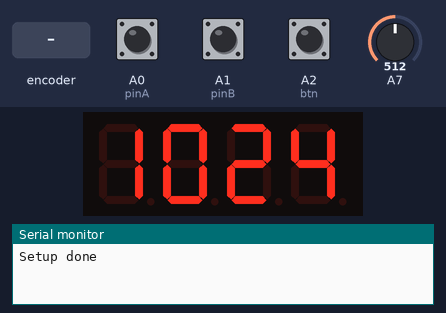
Bench run of a sketch on a simulated Arduino Nano, built with avr-gcc and run on an emulated ATmega328P. On the bench: 4-digit seven-segment display, the last lines printed to the serial monitor. The inputs (shaded band) are chosen by the test bench; at power-on: A2 (btn) HIGH, A0 (pinA) HIGH, A1 (pinB) HIGH, A7 = 512. The local clock reads 2024-03-15 10:24:30 at power-on unless the sketch sets it.

Above: at 1.2 s.
1.3 s: A2 (btn) pulled LOW for 3.2 s
At 2.42 s:
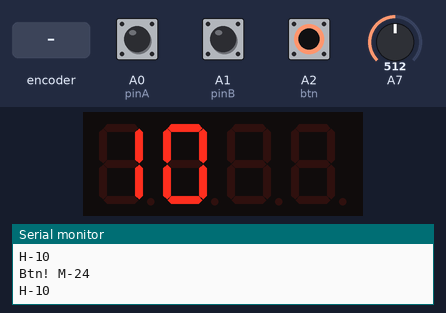
6.0 s: A2 (btn) pulled LOW for 0.15 s
At 7.3 s:
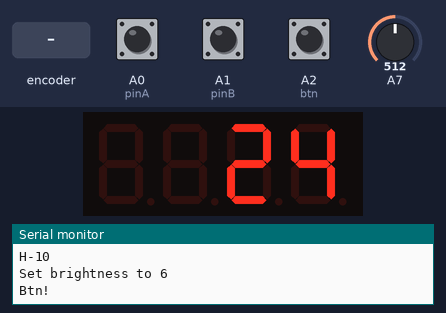
9.1 s: rotary encoder on A0 (pinA) / A1 (pinB) turned 1 step (first pin leading)
At 9.4 s:
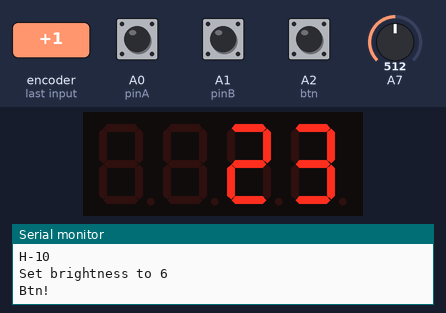
12.3 s: rotary encoder on A0 (pinA) / A1 (pinB) turned 1 step (first pin leading)
At 13.0 s:
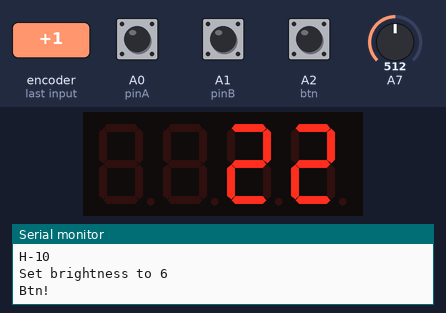
Timing chart, 0 to 15.3 s (numbered marks = the images above; inputs shaded):
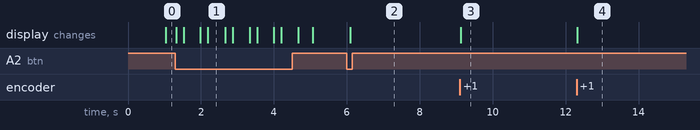

Measured:
- after the input at 1.3 s, the display: first changes at once (image 1 shows a later state)
- what the display in image 1 shows lasts 0.5 s, from 2.2 s to 2.7 s

The sketch:

clock.ino
```cpp
#include <Arduino.h>
#include <DS3231.h>
#include <Wire.h>

#include "simple_encoder.h"
#include "moving_average.h"
#include "display_tm1637.h"


#define LOW_BR   2
#define LOW_T   50   //предел освешенности для минимальной яркости
#define MED_BR   4
#define MED_T  200   //предел освешенности для средней яркости
#define HIGH_BR  7
#define BR_DELAY 5000 //Меняем яркость не чаще чем раз в  5 sec

#define DEBOUNCE 200
#define TIMEOUT 4000  //Таймаут при настройке часов. Если энкодер перестали крутить, то возращаемся в показ времени через 4 сек
DS3231 Clock;


#define SZ 32  //Усредняем по SZ значениям яркости
avrgData_t avdata;
byte buf[SZ];

//Change 2 digit value using encoder and shows it on display
//return 0 on timeout
//return 1 on button press
byte SetVal(byte &val, byte max, byte pos)
{
  uint32_t t_start = millis();
  uint32_t last_change = t_start;
  byte timeout = 0;
  set_encoder_limits(0, max, true);
  set_encoder(val);
  int16_t oldEnc = val;
  DisplayShow2Digits(val,pos);

  while (1)
  {
    int16_t  newEnc = get_encoder();
    if (oldEnc != newEnc)
    {
      oldEnc = newEnc;
      last_change = millis();
      DisplayShow2Digits(newEnc,pos);
    }
    if ((millis() - t_start) > DEBOUNCE)
    {
      val = byte(newEnc);
      if (encoder_button())  return 1;
      if (((millis() - last_change)) > TIMEOUT) return 0;
    }
  }
}

int8_t GetBrightness()
{
  byte b = analogRead(A7)>>2; //
  b = GetNextAvrg(&avdata,b);
  if (b<LOW_T) return LOW_BR;
  if (b<MED_T) return MED_BR;
  return HIGH_BR;
}
void SetBrightness(byte br)
{
  static byte current = HIGH_BR;
  static uint32_t lastUpdate = 0;
  if (((millis() - lastUpdate) < BR_DELAY) || br == current) return;
  if (current < br) ++current;
  if (current > br) --current;
  DisplaySetBrightness(current);
  lastUpdate = millis();
  Serial.println((String) "Set brightness to " + current);
}

void setup()
{
  Serial.begin(115200);
  Serial.print("Setup");
  Wire.begin();
  init_encoder(0, 0, 60, true);
  Timer1.initialize(1000);            //Настраиваем таймер на прерывания раз в миллисекунду
  Timer1.attachInterrupt(do_encoder); //Для обслуживания энкодера
  DisplaySetBrightness(HIGH_BR);
  avdata.buf = buf;
  InitAvrg(&avdata,SZ);
  Serial.println(" done");
}

void loop()
{
  static bool dots = false;
  static byte prev_s = 0;
  bool h12, PM;
  //Получаем время из RTC
  byte s = Clock.getSecond();
  byte m = Clock.getMinute();
  byte h = Clock.getHour(h12, PM);
  if (h12 && PM) h += 12;  //если 12 часовой формат, то переводи в 24 часовой

  //раз в секунду выводим время на дисплей
  if (prev_s != s)
  {
    prev_s = s;
    dots = ! dots; //зажигаем двоеточие каждую вторую секунду
    DisplayShowTime(h,m,dots);
  }

  //проверяем нажата ли кнопка на энкодере
  if (encoder_button())
  {
    Serial.print((String)"Btn! ");
    byte ret = SetVal(m, 60, 2); //Получаем новое значение для минут
    Clock.setMinute(m);          //Сохраняем его в RTC
    Serial.println((String)"M-" + m);
    if (ret)                     //Eсли кнопка была нажата сразу после установки минут, то настраиваем часы,
    {                            //а если не была, то после установки минут по таймауту продолжаем показывать время
      SetVal(h, 24, 0);          //Получаем новое значение часв
      Serial.println((String)"H-" + h);
      Clock.setHour(h);          //Сохраняем его в RTC
      delay(DEBOUNCE);  //для устранения дребезга
    }
  }
  SetBrightness(GetBrightness());
  delay(50);
}
```

display_tm1637.h
```cpp
#include <TM1637Display.h>

// Display Module connection pins (Digital Pins)
#define CLK 5
#define DIO 4

TM1637Display display(CLK, DIO);

void DisplaySetBrightness(byte br)
{
  display.setBrightness(br);
}
void DisplayShowTime(byte h, byte m, bool dots)
{
  uint16_t dtime = uint16_t (h) * 100 + m; //сдвигаем часы на 2 десятичные позиции влево, а в 2 правые позиции добавляем минуты
  byte dts = 0;
  if (dots) dts = 0b01000000;
  byte leading_zero = 0;
  if (!h) leading_zero = 1; //делаем так, что бы 0 часов отображалось как 00:
  display.showNumberDecEx(dtime, dts, leading_zero, 4, 0);
}

//Показываем 2 цифры начиная с позиции pos. 0 - самая левая
void DisplayShow2Digits(byte val, byte pos)
{
  display.clear();
  display.showNumberDec(val, false, 2, pos);
}
```

moving_average.h
```cpp
#ifndef MOVING_AVERAGE
#define MOVING_AVERAGE

typedef struct AvrgData
{
  uint8_t  head;
  uint8_t  tail;
  uint8_t  num;
  uint16_t sum;
  uint8_t  bufSz;
  uint8_t  *buf;   //caller must allocate data buffer before InitAvrg() invocation
} avrgData_t;

// allowed size values - 4,8,16,32,64,128;
void InitAvrg(avrgData_t *data,uint8_t size)
{
  data->head = 0;
  data->tail = 0;
  data->num = 0;
  data->sum = 0;
//  if (size>BUF_SZM) size = BUF_SZM;
  data->bufSz = size;
}

//Pushes new data to buffer and returns curren average
uint8_t GetNextAvrg(avrgData_t *data, uint8_t in)
{
    uint32_t ret;
    uint8_t BUF_MASK=data->bufSz - 1;
    data->sum += in;
    if (++(data->num) > data->bufSz)
    {
        data->num = data->bufSz;
        data->sum -= data->buf[data->tail];
        data->tail = ++(data->tail) & BUF_MASK;
    }
    data->buf[data->head] = in;
    data->head = ++(data->head) & BUF_MASK;
    //cчитаем среднее округляя результат с десятых до целого
    ret = data->sum;
    ret = ret * 10 / data->num;
    if (ret % 10 < 5)
        ret = ret / 10;
    else
        ret = ret / 10 + 1;
    return uint8_t(ret);
}
#endif //MOVING_AVERAGE
```

simple_encoder.h
```cpp
#ifndef SIMPLE_ENCODER
#define SIMPLE_ENCODER
//============  ENCODER ================

#include <TimerOne.h>
//Encoder pins
#define pinA A0
#define pinB A1
#define btn  A2
#define EncActive LOW //contacts and butto active state

volatile int16_t EncVal;
volatile int16_t EncMin;
volatile int16_t EncMax;
volatile int8_t  EncWrap;

//Set new current encoder value
inline void set_encoder(int16_t val)
{
  cli();
  EncVal = val;
  sei();
}

//returns currebt encoder value
inline int16_t get_encoder()
{

  return EncVal;
}
void set_encoder_limits(int16_t min, int16_t max, uint8_t wrap)
{
  EncMin = min;;
  EncMax = max;
  EncWrap =wrap;
}

//returns current button state
bool encoder_button()
{
  if (digitalRead(btn) == EncActive) return true;
  return false;
}

//init emcoder pins and sets
// start  - encoder current value
// min    - minimumm allowed value
// max    - maximum allowed value
void init_encoder(int16_t start, int16_t min, int16_t max, uint8_t wrap)
{
  byte mode = INPUT;
  if (EncActive == 0) mode =  INPUT_PULLUP;
  pinMode(pinA, mode);
  pinMode(pinB, mode);
  pinMode(btn, mode);
  EncVal = start;
  EncMin = min;
  EncMax = max;
  EncWrap = wrap;
}

//This function should be invoked once every 1-2 milliseconds to process encoder
void do_encoder()
{
  enum {
    WaitingForTransition,
    WaitingForBothActive,
    WaitingForBothInactive,
  };
  static uint8_t state = WaitingForTransition;

  switch (state)
  {
    case WaitingForTransition:
      if (digitalRead(pinA) == EncActive)
      {
        state = WaitingForBothActive;
        if (digitalRead(pinB) == EncActive)
          EncVal++;
        else
          EncVal--;
      }
      if (EncVal < EncMin)
      {
        EncVal = EncWrap ? EncMax : EncMin;
      }
      if (EncVal > EncMax)
      {
        EncVal = EncWrap ? EncMin : EncMax;
      }
      break;

    case WaitingForBothActive:
      if ((digitalRead(pinA) == EncActive) && (digitalRead(pinB) == EncActive))
      {
        state = WaitingForBothInactive;
      }
      break;

    case  WaitingForBothInactive:
      if ((digitalRead(pinA) != EncActive) && (digitalRead(pinB) != EncActive))
      {
        state = WaitingForTransition;
      }
      break;
  }
}
//============  END ENCODER ================
#endif // SIMPLE_ENCODER
```
